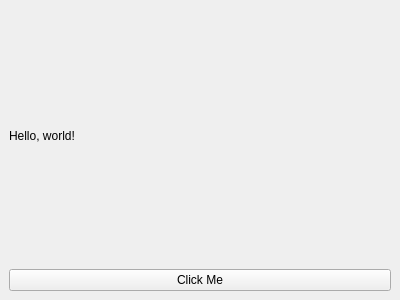
<ui version="4.0">
 <class>MainWindow</class>
 <widget class="QMainWindow" name="MainWindow">
  <property name="geometry">
   <rect>
    <x>0</x>
    <y>0</y>
    <width>400</width>
    <height>300</height>
   </rect>
  </property>
  <property name="windowTitle">
   <string>MainWindow</string>
  </property>
  <widget class="QWidget" name="centralwidget">
   <layout class="QVBoxLayout" name="verticalLayout">
    <item>
     <widget class="QLabel" name="label">
      <property name="text">
       <string>Hello, world!</string>
      </property>
     </widget>
    </item>
    <item>
     <widget class="QPushButton" name="button">
      <property name="text">
       <string>Click Me</string>
      </property>
     </widget>
    </item>
   </layout>
  </widget>
 </widget>
 <resources/>
 <connections/>
</ui>
